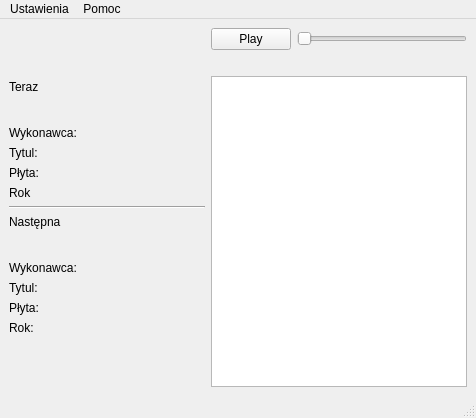
<?xml version="1.0" encoding="UTF-8"?>
<ui version="4.0">
 <class>OknoProgramu</class>
 <widget class="QMainWindow" name="OknoProgramu">
  <property name="geometry">
   <rect>
    <x>0</x>
    <y>0</y>
    <width>476</width>
    <height>418</height>
   </rect>
  </property>
  <property name="windowTitle">
   <string>MainWindow</string>
  </property>
  <widget class="QWidget" name="centralwidget">
   <layout class="QHBoxLayout" name="horizontalLayout_2">
    <item>
     <layout class="QHBoxLayout" name="horizontalLayout">
      <item>
       <layout class="QVBoxLayout" name="verticalLayout_2">
        <item>
         <spacer name="verticalSpacer_3">
          <property name="orientation">
           <enum>Qt::Vertical</enum>
          </property>
          <property name="sizeHint" stdset="0">
           <size>
            <width>20</width>
            <height>40</height>
           </size>
          </property>
         </spacer>
        </item>
        <item>
         <widget class="QLabel" name="teraz">
          <property name="text">
           <string>Teraz</string>
          </property>
         </widget>
        </item>
        <item>
         <layout class="QHBoxLayout" name="horizontalLayout_3">
          <item>
           <spacer name="horizontalSpacer">
            <property name="orientation">
             <enum>Qt::Horizontal</enum>
            </property>
            <property name="sizeHint" stdset="0">
             <size>
              <width>40</width>
              <height>20</height>
             </size>
            </property>
           </spacer>
          </item>
          <item>
           <widget class="QLabel" name="Okladka">
            <property name="text">
             <string/>
            </property>
           </widget>
          </item>
          <item>
           <spacer name="horizontalSpacer_2">
            <property name="orientation">
             <enum>Qt::Horizontal</enum>
            </property>
            <property name="sizeHint" stdset="0">
             <size>
              <width>40</width>
              <height>20</height>
             </size>
            </property>
           </spacer>
          </item>
         </layout>
        </item>
        <item>
         <layout class="QFormLayout" name="formLayout">
          <item row="1" column="0">
           <widget class="QLabel" name="wykonawca">
            <property name="text">
             <string>Wykonawca:</string>
            </property>
           </widget>
          </item>
          <item row="2" column="0">
           <widget class="QLabel" name="tytul">
            <property name="text">
             <string>Tytul:</string>
            </property>
           </widget>
          </item>
          <item row="3" column="0">
           <widget class="QLabel" name="plyta">
            <property name="text">
             <string>Płyta:</string>
            </property>
           </widget>
          </item>
          <item row="4" column="0">
           <widget class="QLabel" name="rok">
            <property name="text">
             <string>Rok</string>
            </property>
           </widget>
          </item>
          <item row="1" column="1">
           <widget class="QLabel" name="TerazWykonawca">
            <property name="text">
             <string/>
            </property>
           </widget>
          </item>
          <item row="2" column="1">
           <widget class="QLabel" name="TerazTytul">
            <property name="text">
             <string/>
            </property>
           </widget>
          </item>
          <item row="3" column="1">
           <widget class="QLabel" name="TerazPlyta">
            <property name="text">
             <string/>
            </property>
           </widget>
          </item>
          <item row="4" column="1">
           <widget class="QLabel" name="TerazRok">
            <property name="text">
             <string/>
            </property>
           </widget>
          </item>
         </layout>
        </item>
        <item>
         <widget class="Line" name="line">
          <property name="orientation">
           <enum>Qt::Horizontal</enum>
          </property>
         </widget>
        </item>
        <item>
         <widget class="QLabel" name="label">
          <property name="text">
           <string>Następna</string>
          </property>
         </widget>
        </item>
        <item>
         <layout class="QHBoxLayout" name="horizontalLayout_4">
          <item>
           <spacer name="horizontalSpacer_4">
            <property name="orientation">
             <enum>Qt::Horizontal</enum>
            </property>
            <property name="sizeHint" stdset="0">
             <size>
              <width>40</width>
              <height>20</height>
             </size>
            </property>
           </spacer>
          </item>
          <item>
           <widget class="QLabel" name="NastepnaOkladka">
            <property name="text">
             <string/>
            </property>
           </widget>
          </item>
          <item>
           <spacer name="horizontalSpacer_3">
            <property name="orientation">
             <enum>Qt::Horizontal</enum>
            </property>
            <property name="sizeHint" stdset="0">
             <size>
              <width>40</width>
              <height>20</height>
             </size>
            </property>
           </spacer>
          </item>
         </layout>
        </item>
        <item>
         <layout class="QFormLayout" name="formLayout_2">
          <property name="fieldGrowthPolicy">
           <enum>QFormLayout::AllNonFixedFieldsGrow</enum>
          </property>
          <item row="1" column="0">
           <widget class="QLabel" name="label_2">
            <property name="text">
             <string>Wykonawca:</string>
            </property>
           </widget>
          </item>
          <item row="2" column="0">
           <widget class="QLabel" name="label_3">
            <property name="text">
             <string>Tytul:</string>
            </property>
           </widget>
          </item>
          <item row="3" column="0">
           <widget class="QLabel" name="label_4">
            <property name="text">
             <string>Płyta:</string>
            </property>
           </widget>
          </item>
          <item row="4" column="0">
           <widget class="QLabel" name="label_5">
            <property name="text">
             <string>Rok:</string>
            </property>
           </widget>
          </item>
          <item row="1" column="1">
           <widget class="QLabel" name="NastepnaWykonawca">
            <property name="text">
             <string/>
            </property>
           </widget>
          </item>
          <item row="2" column="1">
           <widget class="QLabel" name="NastepnaTytul">
            <property name="text">
             <string/>
            </property>
           </widget>
          </item>
          <item row="3" column="1">
           <widget class="QLabel" name="NastepnaPlyta">
            <property name="text">
             <string/>
            </property>
           </widget>
          </item>
          <item row="4" column="1">
           <widget class="QLabel" name="NastepnaRok">
            <property name="text">
             <string/>
            </property>
           </widget>
          </item>
         </layout>
        </item>
        <item>
         <spacer name="verticalSpacer_2">
          <property name="orientation">
           <enum>Qt::Vertical</enum>
          </property>
          <property name="sizeHint" stdset="0">
           <size>
            <width>20</width>
            <height>40</height>
           </size>
          </property>
         </spacer>
        </item>
       </layout>
      </item>
      <item>
       <layout class="QVBoxLayout" name="verticalLayout">
        <item>
         <layout class="QHBoxLayout" name="horizontalLayout_5">
          <item>
           <widget class="QPushButton" name="play_pause">
            <property name="text">
             <string>Play</string>
            </property>
           </widget>
          </item>
          <item>
           <widget class="QSlider" name="volume">
            <property name="orientation">
             <enum>Qt::Horizontal</enum>
            </property>
           </widget>
          </item>
         </layout>
        </item>
        <item>
         <widget class="QLabel" name="header">
          <property name="text">
           <string/>
          </property>
         </widget>
        </item>
        <item>
         <widget class="QListWidget" name="listWidget">
          <property name="baseSize">
           <size>
            <width>250</width>
            <height>200</height>
           </size>
          </property>
         </widget>
        </item>
       </layout>
      </item>
     </layout>
    </item>
   </layout>
  </widget>
  <widget class="QMenuBar" name="menubar">
   <property name="geometry">
    <rect>
     <x>0</x>
     <y>0</y>
     <width>476</width>
     <height>23</height>
    </rect>
   </property>
   <widget class="QMenu" name="menuUstawienia">
    <property name="title">
     <string>Ustawienia</string>
    </property>
    <addaction name="actionUstawienia"/>
   </widget>
   <widget class="QMenu" name="menuPomoc">
    <property name="title">
     <string>Pomoc</string>
    </property>
    <addaction name="actionO_programie"/>
   </widget>
   <addaction name="menuUstawienia"/>
   <addaction name="menuPomoc"/>
  </widget>
  <widget class="QStatusBar" name="statusBar"/>
  <action name="actionO_programie">
   <property name="text">
    <string>O programie</string>
   </property>
  </action>
  <action name="actionUstawienia">
   <property name="text">
    <string>Proxy</string>
   </property>
  </action>
 </widget>
 <resources/>
 <connections/>
</ui>
